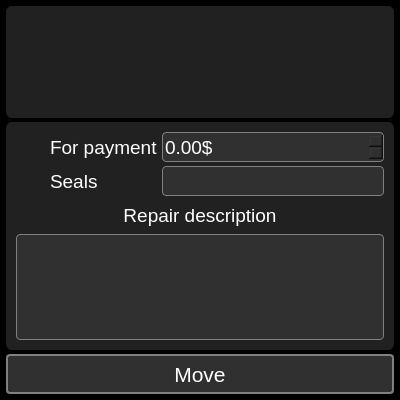
<?xml version="1.0" encoding="UTF-8"?>
<ui version="4.0">
 <class>MoveToCompletedDialog</class>
 <widget class="QDialog" name="MoveToCompletedDialog">
  <property name="geometry">
   <rect>
    <x>0</x>
    <y>0</y>
    <width>400</width>
    <height>400</height>
   </rect>
  </property>
  <property name="minimumSize">
   <size>
    <width>400</width>
    <height>400</height>
   </size>
  </property>
  <property name="maximumSize">
   <size>
    <width>400</width>
    <height>400</height>
   </size>
  </property>
  <property name="windowTitle">
   <string>Move order</string>
  </property>
  <property name="windowIcon">
   <iconset resource="../../resources.qrc">
    <normaloff>:/PNG/IMG/arrow_right.png</normaloff>:/PNG/IMG/arrow_right.png</iconset>
  </property>
  <property name="styleSheet">
   <string notr="true">QMainWindow{
background-color: #000000;
}

QWidget{
background-color: #000000;
}

QGroupBox{
background-color: #212121;
border: none;
padding: 4px;
border-radius: 6px;
color: white;
}

QPushButton{
background-color: #303030;
border: 2px solid gray;
border-radius: 4px;
color: white;
}
QPushButton:hover{
border-color: white;
}

QLineEdit{
background-color: #303030;
border: 1px solid gray;
border-radius: 4px;
color: white;
}
QLineEdit:focus{
border-color: white;
}

QTextEdit{
background-color: #303030;
border: 1px solid gray;
border-radius: 4px;
color: white;
}
QTextEdit:focus{
border-color: white;
}

QLabel{
color: white;
background: transparent;
}

QListWidget{
background: transparent;
border: 1px solid gray;
border-radius: 6px;
padding: 6px;
}
QListWidget::item{
background-color: rgba(255,255,255,50);
border: none;
color: white;
border-radius: 6px;
padding: 6px;
margin-top: 6px;
}
QListWidget::item:hover{
background-color: rgba(255,255,255,100);
}

QCheckBox{
background: transparent;
color: white;
}
QCheckBox::indicator{
width:24px;
height: 24px;
border: 1px solid gray;
border-radius: 4px;
}
QCheckBox::indicator:hecked{
image: url(:/PNG/IMG/done.png);
}
QCheckBox::indicator:unchecked{
image: none;
}

QTabWidget::pane{
background: transparent;
border: none;
padding: 4px;
border-radius: 6px;
}
QTabBar::tab{
background-color: #303030;
border: 2px solid gray;
border-radius: 4px;
color: white;
padding-left: 6px;
padding-right: 6px;
padding-top: 3px;
padding-bottom: 3px;
margin-left: 2px;
}
QTabBar::tab:hover{
border-color: white;
}
QTabBar::tab:selected{
border-color: white;
}

QScrollBar:vertical {        
border: none;
width:14px;
background-color: #212121;
margin: 0px 0px 0px 0px;
padding-left: 6px;
}
QScrollBar::handle:vertical{
background: gray;
border-radius: 4px;
min-height: 20px;
}
QScrollBar::add-line:vertical {
background-color: #212121;
height: 0px;
subcontrol-position: bottom;
subcontrol-origin: margin;
}
QScrollBar::sub-line:vertical {
background-color: #212121;
height: 0 px;
subcontrol-position: top;
subcontrol-origin: margin;
}
QScrollBar::add-page:vertical{
background-color: #212121;
}
QScrollBar::sub-page:vertical{
background-color: #212121;
}

QScrollBar:horizontal {        
border: none;
height:14px;
background-color: #212121;
margin: 0px 0px 0px 0px;
padding-top: 6px;
}
QScrollBar::handle:horizontal{
background: gray;
border-radius: 4px;
min-width: 20px;
}
QScrollBar::add-line:horizontal {
background-color: #212121;
height: 0px;
subcontrol-position: bottom;
subcontrol-origin: margin;
}
QScrollBar::sub-line:horizontal {
background-color: #212121;
height: 0 px;
subcontrol-position: top;
subcontrol-origin: margin;
}
QScrollBar::add-page:horizontal{
background-color: #212121;
}
QScrollBar::sub-page:horizontal{
background-color: #212121;
}

QComboBox{
background-color: #303030;
border: 1px solid gray;
border-radius: 4px;
color: white;
}
QComboBox QAbstractItemView{
color: white;
background-color: black;
}

QTableView{
background-color: #212121;
border: 1px solid gray;
border-radius: 6px;
color: white;
}

QDoubleSpinBox{
background-color: #303030;
border: 1px solid gray;
border-radius: 4px;
color: white;
}</string>
  </property>
  <layout class="QGridLayout" name="gridLayout">
   <property name="leftMargin">
    <number>6</number>
   </property>
   <property name="topMargin">
    <number>6</number>
   </property>
   <property name="rightMargin">
    <number>6</number>
   </property>
   <property name="bottomMargin">
    <number>6</number>
   </property>
   <property name="spacing">
    <number>4</number>
   </property>
   <item row="0" column="0">
    <widget class="QGroupBox" name="groupBox_2">
     <property name="title">
      <string/>
     </property>
     <layout class="QGridLayout" name="gridLayout_3">
      <property name="leftMargin">
       <number>6</number>
      </property>
      <property name="topMargin">
       <number>6</number>
      </property>
      <property name="rightMargin">
       <number>6</number>
      </property>
      <property name="bottomMargin">
       <number>6</number>
      </property>
      <property name="spacing">
       <number>4</number>
      </property>
      <item row="1" column="1">
       <widget class="QLabel" name="label_order_info">
        <property name="font">
         <font>
          <pointsize>14</pointsize>
         </font>
        </property>
        <property name="text">
         <string/>
        </property>
       </widget>
      </item>
      <item row="0" column="0" colspan="2">
       <widget class="QLabel" name="label_order_number">
        <property name="font">
         <font>
          <pointsize>16</pointsize>
          <bold>true</bold>
         </font>
        </property>
        <property name="styleSheet">
         <string notr="true">color: orange;</string>
        </property>
        <property name="text">
         <string/>
        </property>
        <property name="alignment">
         <set>Qt::AlignCenter</set>
        </property>
       </widget>
      </item>
      <item row="1" column="0">
       <widget class="QLabel" name="label_computer_producer_logo">
        <property name="minimumSize">
         <size>
          <width>64</width>
          <height>64</height>
         </size>
        </property>
        <property name="maximumSize">
         <size>
          <width>64</width>
          <height>64</height>
         </size>
        </property>
        <property name="text">
         <string/>
        </property>
       </widget>
      </item>
     </layout>
    </widget>
   </item>
   <item row="1" column="0">
    <widget class="QGroupBox" name="groupBox">
     <property name="title">
      <string/>
     </property>
     <layout class="QGridLayout" name="gridLayout_2">
      <property name="leftMargin">
       <number>6</number>
      </property>
      <property name="topMargin">
       <number>6</number>
      </property>
      <property name="rightMargin">
       <number>6</number>
      </property>
      <property name="bottomMargin">
       <number>6</number>
      </property>
      <property name="spacing">
       <number>4</number>
      </property>
      <item row="3" column="0" colspan="3">
       <widget class="QTextEdit" name="textEdit_repair_description">
        <property name="font">
         <font>
          <pointsize>14</pointsize>
         </font>
        </property>
        <property name="focusPolicy">
         <enum>Qt::TabFocus</enum>
        </property>
       </widget>
      </item>
      <item row="0" column="1">
       <widget class="QLabel" name="label_paid">
        <property name="minimumSize">
         <size>
          <width>0</width>
          <height>30</height>
         </size>
        </property>
        <property name="font">
         <font>
          <pointsize>14</pointsize>
         </font>
        </property>
        <property name="text">
         <string>For payment</string>
        </property>
       </widget>
      </item>
      <item row="2" column="0" colspan="3">
       <widget class="QLabel" name="label_repair_description">
        <property name="minimumSize">
         <size>
          <width>0</width>
          <height>30</height>
         </size>
        </property>
        <property name="font">
         <font>
          <pointsize>14</pointsize>
         </font>
        </property>
        <property name="text">
         <string>Repair description</string>
        </property>
        <property name="alignment">
         <set>Qt::AlignCenter</set>
        </property>
       </widget>
      </item>
      <item row="0" column="0">
       <widget class="QLabel" name="label_paid_icon">
        <property name="minimumSize">
         <size>
          <width>30</width>
          <height>30</height>
         </size>
        </property>
        <property name="maximumSize">
         <size>
          <width>30</width>
          <height>30</height>
         </size>
        </property>
        <property name="text">
         <string>&lt;html&gt;&lt;head/&gt;&lt;body&gt;&lt;p align=&quot;center&quot;&gt;&lt;img src=&quot;:/PNG/IMG/money_1.png&quot; width=&quot;30&quot; height=&quot;30&quot;/&gt;&lt;/p&gt;&lt;/body&gt;&lt;/html&gt;</string>
        </property>
       </widget>
      </item>
      <item row="1" column="2">
       <widget class="QLineEdit" name="lineEdit_seals">
        <property name="minimumSize">
         <size>
          <width>0</width>
          <height>30</height>
         </size>
        </property>
        <property name="font">
         <font>
          <pointsize>14</pointsize>
         </font>
        </property>
        <property name="focusPolicy">
         <enum>Qt::TabFocus</enum>
        </property>
       </widget>
      </item>
      <item row="1" column="1">
       <widget class="QLabel" name="label_seals">
        <property name="minimumSize">
         <size>
          <width>0</width>
          <height>30</height>
         </size>
        </property>
        <property name="font">
         <font>
          <pointsize>14</pointsize>
         </font>
        </property>
        <property name="text">
         <string>Seals</string>
        </property>
       </widget>
      </item>
      <item row="1" column="0">
       <widget class="QLabel" name="label_seals_icon">
        <property name="minimumSize">
         <size>
          <width>30</width>
          <height>30</height>
         </size>
        </property>
        <property name="maximumSize">
         <size>
          <width>30</width>
          <height>30</height>
         </size>
        </property>
        <property name="text">
         <string>&lt;html&gt;&lt;head/&gt;&lt;body&gt;&lt;p align=&quot;center&quot;&gt;&lt;img src=&quot;:/PNG/IMG/stamp.png&quot; width=&quot;30&quot; height=&quot;30&quot;/&gt;&lt;/p&gt;&lt;/body&gt;&lt;/html&gt;</string>
        </property>
       </widget>
      </item>
      <item row="0" column="2">
       <widget class="QDoubleSpinBox" name="doubleSpinBox_paid">
        <property name="minimumSize">
         <size>
          <width>0</width>
          <height>30</height>
         </size>
        </property>
        <property name="font">
         <font>
          <pointsize>14</pointsize>
         </font>
        </property>
        <property name="focusPolicy">
         <enum>Qt::TabFocus</enum>
        </property>
        <property name="suffix">
         <string>$</string>
        </property>
        <property name="maximum">
         <double>10000.000000000000000</double>
        </property>
       </widget>
      </item>
     </layout>
    </widget>
   </item>
   <item row="2" column="0">
    <widget class="QPushButton" name="pushButton_move_order">
     <property name="minimumSize">
      <size>
       <width>0</width>
       <height>40</height>
      </size>
     </property>
     <property name="font">
      <font>
       <pointsize>16</pointsize>
      </font>
     </property>
     <property name="focusPolicy">
      <enum>Qt::ClickFocus</enum>
     </property>
     <property name="text">
      <string>Move</string>
     </property>
     <property name="icon">
      <iconset resource="../../resources.qrc">
       <normaloff>:/PNG/IMG/arrow_right.png</normaloff>:/PNG/IMG/arrow_right.png</iconset>
     </property>
     <property name="iconSize">
      <size>
       <width>32</width>
       <height>32</height>
      </size>
     </property>
    </widget>
   </item>
  </layout>
 </widget>
 <tabstops>
  <tabstop>doubleSpinBox_paid</tabstop>
  <tabstop>lineEdit_seals</tabstop>
  <tabstop>textEdit_repair_description</tabstop>
 </tabstops>
 <resources>
  <include location="../../resources.qrc"/>
 </resources>
 <connections/>
</ui>
